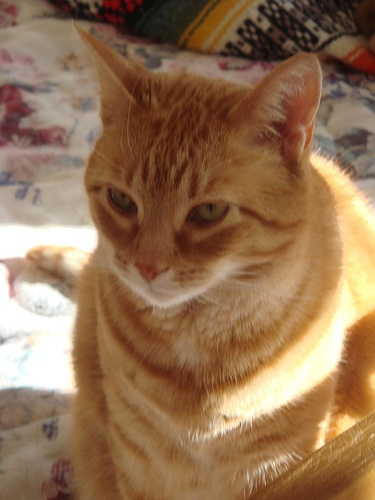
//> input picture CarParkMonitor/LatentSVM/cat.jpg, 375 x 500 px, given in place of the camera
$ ./testLBP   (built with g++ and OpenCV 4)
//> lines starting //> are read from the running program, lines starting //| are printed output that depends on the picture
### CarParkMonitor/CpmLib/lbp.h
#pragma once

#include <limits>
#include "opencv2\core\core.hpp"

using namespace cv;
using namespace std;

namespace lbp {

// templated functions
template <typename _Tp>
void OLBP_(const cv::Mat& src, cv::Mat& dst);

template <typename _Tp>
void ELBP_(const cv::Mat& src, cv::Mat& dst, int radius = 1, int neighbors = 8);

template <typename _Tp>
void VARLBP_(const cv::Mat& src, cv::Mat& dst, int radius = 1, int neighbors = 8);

// wrapper functions
void OLBP(const Mat& src, Mat& dst);
void ELBP(const Mat& src, Mat& dst, int radius = 1, int neighbors = 8);
void VARLBP(const Mat& src, Mat& dst, int radius = 1, int neighbors = 8);

// Mat return type functions
Mat OLBP(const Mat& src);
Mat ELBP(const Mat& src, int radius = 1, int neighbors = 8);
Mat VARLBP(const Mat& src, int radius = 1, int neighbors = 8);

}

### CarParkMonitor/CpmLib/lbp.cpp
#include "lbp.h"
#include <math.h>

using namespace cv;


template <typename _Tp>
// [18 lines left out: function OLBP_, not called in this run]

template <typename _Tp>
void lbp::ELBP_(const Mat& src, Mat& dst, int radius, int neighbors) {
	neighbors = max(min(neighbors,31),1); // set bounds...
	// Note: alternatively you can switch to the new OpenCV Mat_
	// type system to define an unsigned int matrix... I am probably
	// mistaken here, but I didn't see an unsigned int representation
	// in OpenCV's classic typesystem...
	dst = Mat_<_Tp>::zeros(src.rows-2*radius, src.cols-2*radius);
	for(int n=0; n<neighbors; n++) {
		// sample points
		float x = static_cast<float>(radius) * cos(2.0*CV_PI*n/static_cast<float>(neighbors));
		float y = static_cast<float>(radius) * -sin(2.0*CV_PI*n/static_cast<float>(neighbors));
		// relative indices
		int fx = static_cast<int>(floor(x));
		int fy = static_cast<int>(floor(y));
		int cx = static_cast<int>(ceil(x));
		int cy = static_cast<int>(ceil(y));
		// fractional part
		float ty = y - fy;
		float tx = x - fx;
		// set interpolation weights
		float w1 = (1 - tx) * (1 - ty);
		float w2 =      tx  * (1 - ty);
		float w3 = (1 - tx) *      ty;
		float w4 =      tx  *      ty;
		// iterate through your data
		for(int i=radius; i < src.rows-radius;i++) {
			for(int j=radius;j < src.cols-radius;j++) {
				float t = w1*src.at<_Tp>(i+fy,j+fx) + w2*src.at<_Tp>(i+fy,j+cx) + w3*src.at<_Tp>(i+cy,j+fx) + w4*src.at<_Tp>(i+cy,j+cx);
				// we are dealing with floating point precision, so add some little tolerance
				dst.at<_Tp>(i-radius,j-radius) += ((t > src.at<_Tp>(i,j)) && (abs(t-src.at<_Tp>(i,j)) > std::numeric_limits<float>::epsilon())) << n;
			}
		}
	}
}

template <typename _Tp>
// [54 lines left out: functions VARLBP_, OLBP, not called in this run]

void lbp::ELBP(const Mat& src, Mat& dst, int radius, int neighbors) {
	switch(src.type()) {
		case CV_8SC1: ELBP_<char>(src, dst, radius, neighbors); break;
		case CV_8UC1: ELBP_<unsigned char>(src, dst, radius, neighbors); break;
		case CV_16SC1: ELBP_<short>(src, dst, radius, neighbors); break;
		case CV_16UC1: ELBP_<unsigned short>(src, dst, radius, neighbors); break;
		case CV_32SC1: ELBP_<int>(src, dst, radius, neighbors); break;
		case CV_32FC1: ELBP_<float>(src, dst, radius, neighbors); break;
		case CV_64FC1: ELBP_<double>(src, dst, radius, neighbors); break;
	}
}

// [11 lines left out: function VARLBP, not called in this run]

// now the Mat return functions
Mat lbp::OLBP(const Mat& src) { Mat dst; OLBP(src, dst); return dst; }
Mat lbp::ELBP(const Mat& src, int radius, int neighbors) { Mat dst; ELBP(src, dst, radius, neighbors); return dst; }
Mat lbp::VARLBP(const Mat& src, int radius, int neighbors) { Mat dst; VARLBP(src, dst, radius, neighbors); return dst; }

### CarParkMonitor/Testing/testLBP.cpp
#include <opencv2\opencv.hpp>
#include "lbp.h"
#include "histogram.h"
#include <iostream>
#include <math.h>

using namespace std;
using namespace cv;


int main(int argc, const char *argv[]) {
	int deviceId = 0;


	VideoCapture cap(deviceId);

	if(!cap.isOpened()) {
		cerr << "Capture Device ID " << deviceId << "cannot be opened." << endl;
		return -1;
	}

	// initial values
	int radius = 16;
	int neighbors = 8;

	// windows
	namedWindow("original",CV_WINDOW_AUTOSIZE);
	namedWindow("lbp",CV_WINDOW_AUTOSIZE);

	// matrices used
	Mat frame; // always references the last frame
	Mat dst; // image after preprocessing
	Mat lbp; // lbp image

	// just to switch between possible lbp operators
	vector<string> lbp_names;
	lbp_names.push_back("Extended LBP"); // 0
	lbp_names.push_back("Fixed Sampling LBP"); // 1
	lbp_names.push_back("Variance-based LBP"); // 2
	int lbp_operator=0;
	Mat prev_hist;
	bool running=true;
	while(running) {
		cap >> frame;
//> frame is the input picture: 500 rows x 375 cols, CV_8UC3; mean B, G, R 82.7, 113.1, 146.6
		cvtColor(frame, dst, CV_BGR2GRAY);
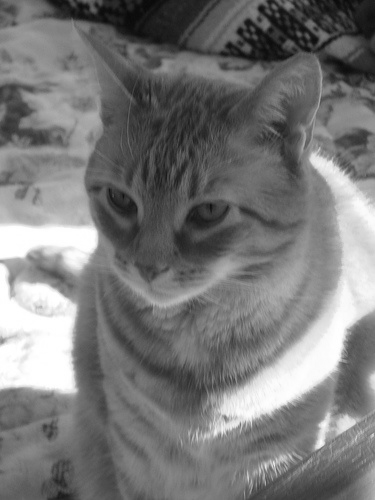
//> dst: 500 rows x 375 cols, CV_8UC1; min 9, max 255, mean 119.6
		GaussianBlur(dst, dst, Size(7,7), 5, 3, BORDER_CONSTANT); // tiny bit of smoothing is always a good idea
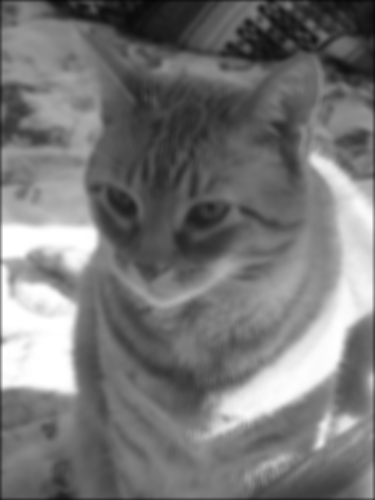
//> dst: 500 rows x 375 cols, CV_8UC1; min 7, max 255, mean 118.7
		// comment the following lines for original size
		resize(frame, frame, Size(), 0.5, 0.5);
//> frame: 250 rows x 188 cols, CV_8UC3
		resize(dst,dst,Size(), 0.5, 0.5);
//> dst: 250 rows x 188 cols, CV_8UC1
		//
		switch(lbp_operator) {
		case 0:
			lbp::ELBP(dst, lbp, radius, neighbors); // use the extended operator
//> after the loop in ELBP_, `for(int n=0; n<neighbors; n++)`:
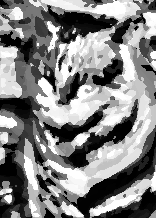
//> dst: 218 rows x 156 cols, CV_8UC1; min 0, max 255, mean 131
			break;
		case 1:
			lbp::OLBP(dst, lbp); // use the original operator
			break;
		case 2:
			lbp::VARLBP(dst, lbp, radius, neighbors);
			break;
		}
		// now to show the patterns a normalization is necessary
		// a simple min-max norm will do the job...
		normalize(lbp, lbp, 0, 255, NORM_MINMAX, CV_8UC1);
		auto np = pow(2.0, neighbors);
//> (the run ends here: the program needs code that is not available in this run, at `auto hist = lbp::spatial_histogram(lbp, np, 3, 3);`)
